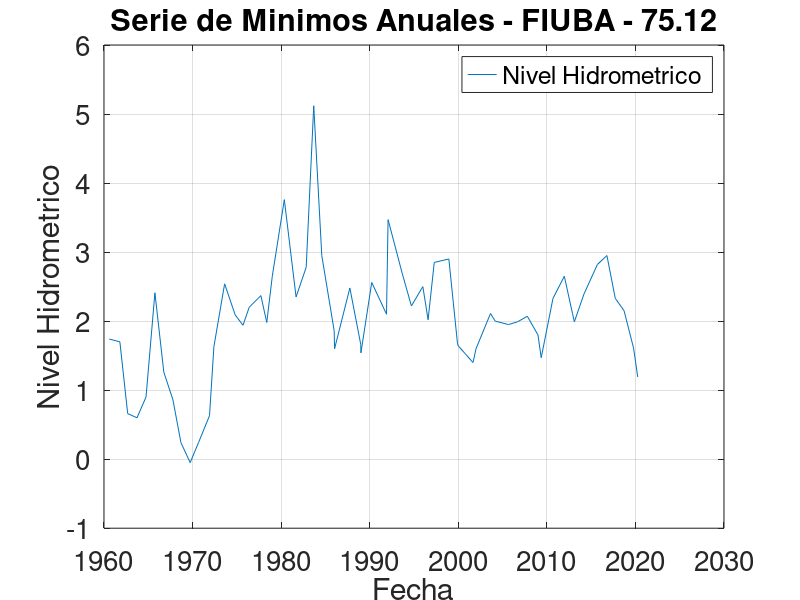

Recreate this plot in MATLAB.
close all
clear all

% Leemos datos del archivo
datos = load('Corrientes_1960-2020.dat');

%-------------------------------FUNCIONES--------------------------------------%

% vector1: es un vector de una columna
% vector2: es un vector de una columna
% y_label: es la etiqueta que corresponde al eje Y al plotear
% x_label: es la etiqueta que corresponde al eje X al plotear
% sonFechas: es un booleano que seteamos a true si vector1 es un vector de fechas
%
% Hace un grafico. En este caso, vector2 siempre tiene los niveles hidrometricos
function resultado = graficar(vectorFechas, vectorNivelesHidrometricos, titulo)
  % Lista de elementos a graficar
  legend_list = {"Nivel Hidrometrico"};
  
  % Graficador
  plot(vectorFechas, vectorNivelesHidrometricos, '-');
  
  datetick(gca);
  
  legend(legend_list);

  % Título
  title(titulo);

  % Rótulos de ejes
  xlabel("Fecha",'fontsize',10)
  ylabel("Nivel Hidrometrico",'fontsize',14)
  
  % Grilla
  grid

  % Tamaño de letra de los n
  set(gca,'fontsize',20); % sets font of numbers on axes 
endfunction

% datos: matriz con los datos tal cual los cargamos desde el inicio del programa
%
% Devuelve un vector con las fechas transformadas de manera que pueda ser ploteada
function resultado = convertirFechas(datos)
  vectorFechas = [];
  
  for i=1:rows(datos)
    anio = datos(i,3);
    mes = datos(i,2);
    dia = datos(i,1);
    
    vectorFechas(i,1) = datenum(anio,mes,dia);
  endfor
  resultado = vectorFechas;
endfunction

% datos: matriz con los datos tal cual los cargamos desde el inicio del programa
%
% Devuelve un vector donde la primera columna tiene los años, la segunda los 
% niveles hidrometricos.
function resultado = minimos_anuales(datos)
  matrizMinimosAnuales = [];
  dimension = rows(datos);
  i = 1;
  j = 1;
  
  while i <= dimension
    anio = datos(i,3);
    mes = datos(i,2);
    dia = datos(i,1);
    minimo_anual = datos(i,4);

    % Busco el minimo del año
    while i <= dimension && datos(i,3) == anio
      if(datos(i,4) < minimo_anual)
        dia = datos(i,1);
        mes = datos(i,2);
        minimo_anual = datos(i,4);
      endif
      i = i + 1;
    endwhile
    
    matrizMinimosAnuales(j,:) = [dia, mes, anio, minimo_anual];
    j = j + 1;
  endwhile
  resultado = matrizMinimosAnuales;
endfunction

function resultado = minimos_mensuales(datos)
  matrizMinimosMensuales = [];
  dimension = rows(datos);
  i = 1;
  j = 1;

  while i < dimension
    anio = datos(i,3);
    mes = datos(i,2);
    dia = datos(i,1);
    minimo_mensual = datos(i,4);

    % Busco el minimo del mes
    while i <= dimension && datos(i,2) == mes
      if datos(i,4) < minimo_mensual
        dia = datos(i,1);
        anio = datos(i,3);
        minimo_mensual = datos(i,4);
      endif
      i = i + 1;
    endwhile

    matrizMinimosMensuales(j,:) = [dia, mes, anio, minimo_mensual];
    
    j = j + 1;
  endwhile
  resultado = matrizMinimosMensuales;
endfunction

# Devuelve el primer nivel hidrometrico del mes pasado por parametro que aparece
%function resultado = obtener_un_minimo_del_mes(datos,mes)
%  vector = [];
  
%  for i=1:rows(datos)
%    if datos(i,2) == mes
%      vector = datos(i,:);
%      break
%    endif
%  endfor
  
%  resultado = vector;
%endfunction

%function resultado = min_mes(datos)
%  matrizMinimosMensuales = [];
  
%  for mes=1:12
%    vectorMinimo = obtener_un_minimo_del_mes(datos,mes); # obtiene primer nivel del mes que aparece
%    for i=1:rows(datos)
%      if datos(i,2) == mes && datos(i,4) < vectorMinimo(4);
%        vectorMinimo = datos(i,:);
%      endif
%    endfor
    
%    matrizMinimosMensuales(mes,:) = vectorMinimo;
%  endfor
%  resultado = matrizMinimosMensuales;
%endfunction

% Devuelve la posicion del minimo absoluto
%function resultado = minimo_absoluto(datos)
%  min = datos(1,4);
%  pos = 1;
%  
%  for i=1:rows(datos)
%    if datos(i,4) < min
%      min = datos(i,4);
%      pos = i;
%    endif
%  endfor
  
%  resultado = pos;
%endfunction

% Devuelve matriz con el rango del periodo especificado
function resultado = recortar_periodo(datos,desdeAnio,hastaAnio)
  nuevosDatos = [];
  j = 1;
  
  for i=1:rows(datos)
    if (datos(i,3) >= desdeAnio) && (datos(i,3) <= hastaAnio)
      nuevosDatos(j,:) = datos(i,:);
      j = j + 1;
    endif
  endfor
  
  resultado = nuevosDatos;
endfunction

% Ordena la matriz por niveles hidrometricos de menor a mayor
function s = bubblesort(v)
  itemCount = length(v);
  do
    hasChanged = false;
    itemCount--;
    for i = 1:itemCount
      if ( v(i,4) > v(i+1,4) )
        aux = v(i,:);
        v(i,:) = v(i+1,:);
        v(i+1,:) = aux;
        hasChanged = true;
      endif
     endfor
  until(hasChanged == false)
  s = v;
endfunction

%-------------------------------FIN DE FUNCIONES-------------------------------%

% Punto a del ejercicio
vectorFechas = convertirFechas(datos);
graficar(vectorFechas, datos(:,4), "Serie Completa - FIUBA - 75.12");

% Punto b del ejercicio
matrizMinimosAnuales = minimos_anuales(datos);
vectorFechas = convertirFechas(matrizMinimosAnuales);
graficar(vectorFechas,matrizMinimosAnuales(:,4),"Serie de Minimos Anuales - FIUBA - 75.12");

% Punto c del ejercicio
%matrizMinimosMensuales = minimos_mensuales(datos);
%vectorFechas = convertirFechas(matrizMinimosMensuales);
%graficar(vectorFechas,matrizMinimosMensuales(:,4),"Serie de Minimos Mensuales - FIUBA - 75.12");

% Punto d del ejercicio
matrizMinimosAnuales = minimos_anuales(datos);
nuevoPeriodo = recortar_periodo(matrizMinimosAnuales, 1975,2020);

% No se pide graficar en el punto d, asi que esto no es necesario hacerlo.
%vectorFechas = convertirFechas(nuevoPeriodo);
%graficar(vectorFechas,nuevoPeriodo(:,4),"Serie 1975 - 2020 - FIUBA - 75.12");

periodoOrdenado = bubblesort(nuevoPeriodo); # Ordena de menor a mayor por niveles hidrometricos
dlmwrite('ranking_5_principales_bajantes.csv', periodoOrdenado); #Exportar datos como archivo .csv
